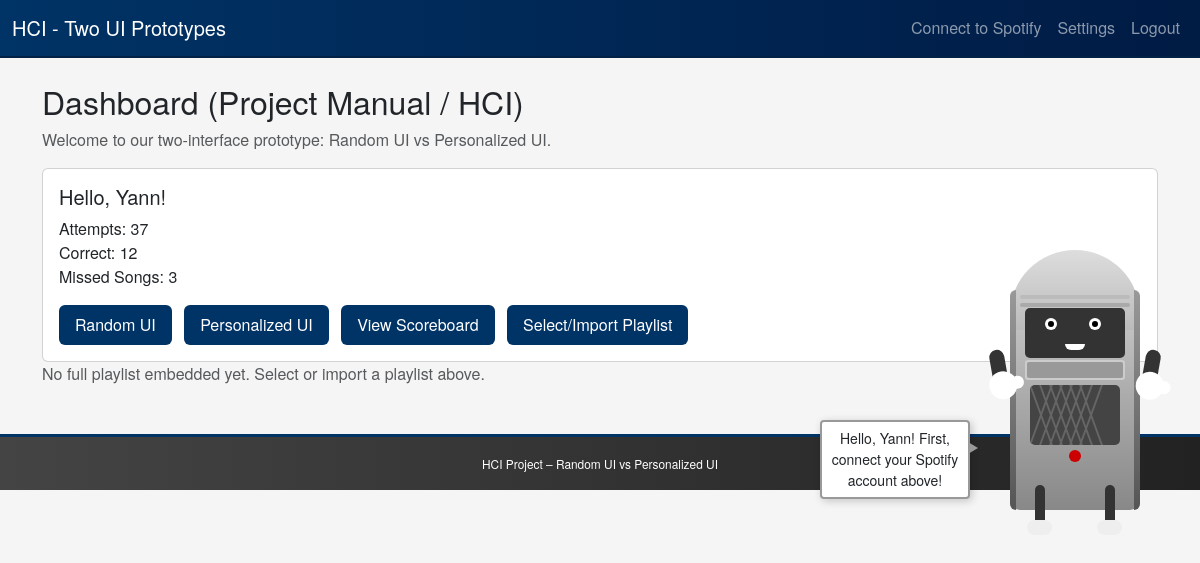
Page /dashboard (signed in) on the earlier database version.
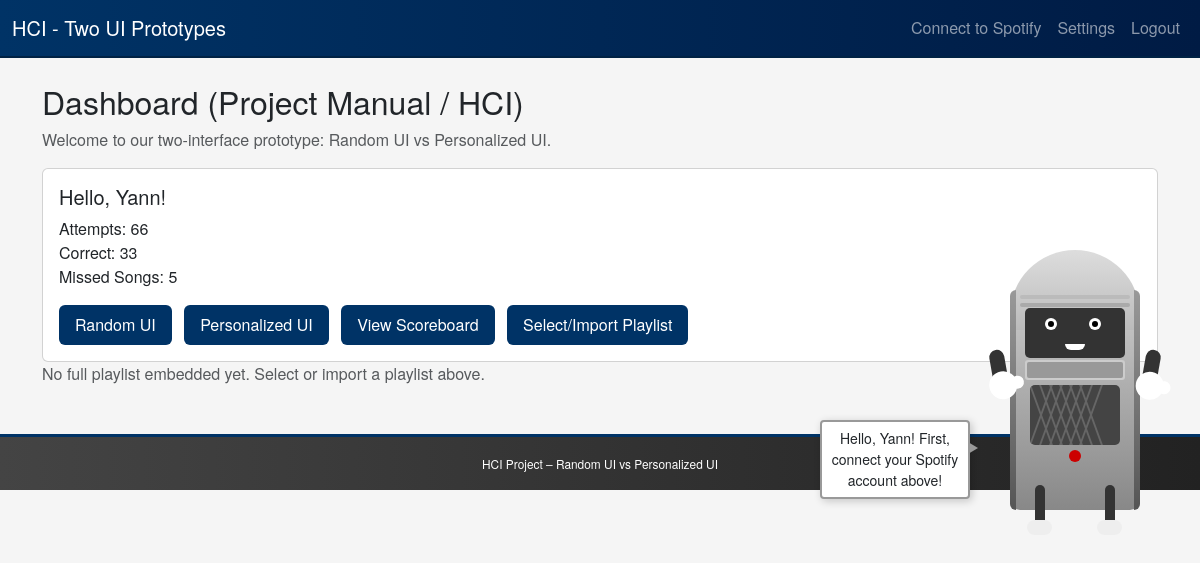
Same page on the later database version.
### models.py (models this page shows, shortened)
class User(db.Model):
    id = db.Column(db.Integer, primary_key=True)
    username = db.Column(db.String(80), unique=True, nullable=False)
    password = db.Column(db.String(80), nullable=False)
    total_correct = db.Column(db.Integer, default=0)
    total_attempts = db.Column(db.Integer, default=0)
    missed_songs = db.Column(db.String(1000), default="[]")
    def get_missed_songs(self):
        try:
            return json.loads(self.missed_songs)
        except:
            return []

### routes/quiz.py (the view, shortened to what this page needs)
@quiz_bp.route('/dashboard')
@require_login
def dashboard():
    user = current_user()
    missed_count = 0
    if user:
        missed_count = len(user.get_missed_songs())
    if not session.get("spotify_token"):
        session["buddy_message"] = f"Hello, {user.username if user else 'Friend'}! First, connect your Spotify account above!"
    else:
        session["buddy_message"] = random.choice(get_buddy_personality_lines()['start'])
    return render_template(
        'dashboard.html',
        user=user,
        missed_count=missed_count,
        all_songs=ALL_TRACKS
    )

### app.py (called while the page is built)
def create_app():
    load_dotenv()
    app = Flask(__name__)
    app.secret_key = "ANY_RANDOM_SECRET_FOR_DEVELOPMENT"  # For dev only
    app.config["SQLALCHEMY_DATABASE_URI"] = "sqlite:///guessing_game.db"
    app.config["SQLALCHEMY_TRACK_MODIFICATIONS"] = False
    db.init_app(app)
    @app.context_processor
    def inject_now():
        return {"now": datetime.datetime.now}
    @app.context_processor
    def inject_buddy_message():
        return {"buddy_message": session.get("buddy_message", "")}
    from routes.auth import auth_bp
    from routes.quiz import quiz_bp
    app.register_blueprint(auth_bp)
    app.register_blueprint(quiz_bp)
    with app.app_context():
        db.create_all()
    return app

### routes/quiz.py (called while the page is built)
def current_user():
    uid = session.get("user_id")
    if not uid:
        return None
    return User.query.get(uid)

def require_login(f):
    from functools import wraps
    @wraps(f)
    def wrapper(*args, **kwargs):
        if not current_user():
            flash("Please log in first!", "warning")
            return redirect(url_for('auth_bp.login'))
        return f(*args, **kwargs)
    return wrapper

### templates/dashboard.html
{% extends "layout.html" %}
{% block content %}
<h2>Dashboard (Project Manual / HCI)</h2>
<p class="text-muted">Welcome to our two-interface prototype: Random UI vs Personalized UI.</p>
<div class="card mt-3">
  <div class="card-body">
    <h5 class="card-title">Hello, {{ user.username }}!</h5>
    <p class="card-text">
      Attempts: {{ user.total_attempts }}<br/>
      Correct: {{ user.total_correct }}<br/>
      Missed Songs: {{ missed_count }}
    </p>
    <button
      class="btn quiz-btn me-2"
      onclick="window.location='{{ url_for('quiz_bp.random_version') }}'">
      Random UI
    </button>
    <button
      class="btn quiz-btn me-2"
      onclick="window.location='{{ url_for('quiz_bp.personalized_version') }}'">
      Personalized UI
    </button>
    <button
      class="btn quiz-btn me-2"
      onclick="window.location='{{ url_for('quiz_bp.scoreboard') }}'">
      View Scoreboard
    </button>
    <button
      class="btn quiz-btn"
      onclick="window.location='{{ url_for('quiz_bp.select_playlist') }}'">
      Select/Import Playlist
    </button>
  </div>
</div>
{% if session.playlist_id %}
<hr/>
<h4>Listen to the Full Playlist</h4>
<iframe
  style="border-radius:12px"
  src="https://open.spotify.com/embed/playlist/{{ session.playlist_id }}"
  width="100%"
  height="380"
  frameborder="0"
  allow="autoplay; clipboard-write; encrypted-media; fullscreen; picture-in-picture"
  loading="lazy">
</iframe>
{% else %}
<p class="text-muted">
  No full playlist embedded yet. Select or import a playlist above.
</p>
{% endif %}
{% endblock %}

### templates/layout.html (shortened to what this page needs)
<!DOCTYPE html>
<html>
<head>
  <link
    rel="stylesheet"
    href="https://cdn.jsdelivr.net/npm/bootstrap@5.3.0/dist/css/bootstrap.min.css"
  />
  <link rel="stylesheet" href="{{ url_for('static', filename='css/style.css') }}">
</head>
<body class="{% if session.color_theme == 'light' %}light-theme{% endif %}">
  <nav class="navbar navbar-expand-lg {% if session.color_theme == 'light' %}navbar-light bg-light{% else %}navbar-dark bg-dark{% endif %}">
    <div class="container-fluid">
      <a class="navbar-brand" href="{{ url_for('quiz_bp.dashboard') }}">
        HCI - Two UI Prototypes
      </a>
      <div class="collapse navbar-collapse" id="navbarToggler">
        <ul class="navbar-nav ms-auto">
          {% if session.spotify_token %}
            <li class="nav-item">
              <span class="nav-link">Spotify: Connected</span>
            </li>
          {% else %}
            <li class="nav-item">
              <a class="nav-link" href="{{ url_for('auth_bp.spotify_login') }}">Connect to Spotify</a>
            </li>
          {% endif %}
          {% if session.user_id %}
          <li class="nav-item">
            <a class="nav-link" href="{{ url_for('quiz_bp.settings') }}">Settings</a>
          </li>
          <li class="nav-item">
            <a class="nav-link" href="{{ url_for('auth_bp.logout') }}">Logout</a>
          </li>
          {% endif %}
        </ul>
      </div>
    </div>
  </nav>
  <div class="container mt-4">
    {% block content %}{% endblock %}
  </div>
  <footer class="bg-secondary text-white mt-5 py-3">
    <div class="container text-center">
      <small>HCI Project – Random UI vs Personalized UI</small>
    </div>
  </footer>
        <div class="jukebox" id="jukebox"
        style="position: fixed; top: 50%; right: 60px; transform: translateY(-50%);">
    <div class="silver-band left"></div>
    <div class="silver-band right"></div>
    <div class="decorative-line"></div>
    <div class="face">
      <div class="eye left"><div class="pupil"></div></div>
      <div class="eye right"><div class="pupil"></div></div>
      <div class="mouth" id="mouth"></div>
    </div>
    <div class="grille"></div>
    <div class="speaker"></div>
    <div class="button"></div>
    <div class="arm arm-left"><div class="hand"></div></div>
    <div class="arm arm-right"><div class="hand"></div></div>
    <div class="leg leg-left"><div class="shoe"></div></div>
    <div class="leg leg-right"><div class="shoe"></div></div>
  </div>
</body>
</html>

### static/css/style.css (style rules this page uses)
body { background-color: #f5f5f5; margin: 0; padding: 0; font-family: "Helvetica Neue", Arial, sans-serif; }
.navbar-dark.bg-dark { background: linear-gradient(90deg, #003366 0%, #001B44 100%); border-bottom: 2px solid #002244; }
.quiz-btn { background-color: #003366; color: #fff; border: none; transition: transform 0.2s ease, background-color 0.2s ease; padding: 0.5rem 1rem; margin-right: 0.5rem; }
footer.bg-secondary { background: linear-gradient(90deg, #444 0%, #222 100%); border-top: 3px solid #003366; }
footer .container { font-size: 0.85rem; }

### templates/layout.html (style rules this page uses)
.jukebox { position: relative; width: 130px; height: 220px; background: linear-gradient(to bottom, #cccccc 0%, #888888 100%); border-radius: 10px; animation: dance 3s infinite ease-in-out; transform-origin: center bottom; cursor: pointer; z-index: 9999; }
.jukebox::before { content: ''; position: absolute; top: -40px; left: 0; width: 130px; height: 80px; background: linear-gradient(to bottom, #dddddd 0%, #bbbbbb 100%); border-radius: 65px 65px 0 0; }
.silver-band { position: absolute; top: 0; width: 6px; height: 100%; background: linear-gradient(to bottom, #999 0%, #555 100%); }
.silver-band.left { left: 0; border-top-left-radius: 10px; border-bottom-left-radius: 10px; }
.silver-band.right { right: 0; border-top-right-radius: 10px; border-bottom-right-radius: 10px; }
.decorative-line { position: absolute; top: 5px; left: 10px; width: 110px; height: 4px; background: #bbb; border-radius: 2px; }
.decorative-line::after { content: ''; position: absolute; top: 8px; left: 0; width: 110px; height: 4px; background: #aaa; border-radius: 2px; }
.face { position: absolute; top: 18px; left: 15px; width: 100px; height: 50px; background: #333; border-radius: 5px; overflow: hidden; z-index: 2; }
.eye { position: absolute; top: 10px; width: 12px; height: 12px; background: #fff; border-radius: 50%; overflow: hidden; }
.eye.left { left: 20px; }
.eye.right { left: 64px; }
.pupil { position: absolute; top: 3px; left: 3px; width: 6px; height: 6px; background: #000; border-radius: 50%; }
.mouth { position: absolute; bottom: 8px; left: 40px; width: 20px; height: 6px; background: #fff; border-radius: 0 0 20px 20px; transform-origin: bottom center; }
.mouth.talk { animation: talk 0.4s infinite; }
.grille { position: absolute; top: 70px; left: 15px; width: 100px; height: 20px; background: #ccc; border-radius: 3px; }
.grille::before { content: ''; position: absolute; top: 2px; left: 2px; width: 96px; height: 16px; background: #999; border-radius: 2px; }
.speaker { position: absolute; top: 95px; left: 20px; width: 90px; height: 60px; background: #444; border-radius: 5px; overflow: hidden; }
.speaker::before { content: ''; position: absolute; width: 2px; height: 100%; background: #666; left: 10px; transform: skew(20deg); box-shadow: 10px 0 0 #666, 20px 0 0 #666, 30px 0 0 #666, 40px 0 0 #666, 50px 0 0 #666; }
.speaker::after { content: ''; position: absolute; width: 2px; height: 100%; background: #666; left: 10px; transform: skew(-20deg); box-shadow: 10px 0 0 #666, 20px 0 0 #666, 30px 0 0 #666, 40px 0 0 #666, 50px 0 0 #666; }
.button { position: absolute; top: 160px; left: 50%; transform: translateX(-50%); width: 12px; height: 12px; background: #c00; border-radius: 50%; }
.arm { position: absolute; width: 15px; height: 45px; background: #333; border-radius: 30px; transform-origin: top center; animation: armSway 4s infinite ease-in-out; }
.arm-left { top: 60px; left: -22px; transform: rotate(-10deg); }
.arm-right { top: 60px; right: -22px; transform: rotate(10deg); }
.hand { position: absolute; bottom: -5px; left: -5px; width: 28px; height: 28px; background: #fff; border-radius: 50%; }
.hand::before { content: ''; position: absolute; width: 13px; height: 13px; background: #fff; border-radius: 50%; top: 7px; right: -7px; }
.leg { position: absolute; width: 10px; height: 50px; background: #333; border-radius: 5px; bottom: -25px; transform-origin: top center; }
.leg-left { left: 25px; animation: legLeftWiggle 4s infinite ease-in-out; }
.leg-right { right: 25px; animation: legRightWiggle 4s infinite ease-in-out; }
.shoe { position: absolute; bottom: 0; left: -8px; width: 25px; height: 15px; background: #eee; border-radius: 10px; }

Differences in the rows shown:
changed User "Yann": total_attempts "37" → "66"; total_correct "12" → "33"
Other differences:
{{ missed_count }}: "3" → "5"
